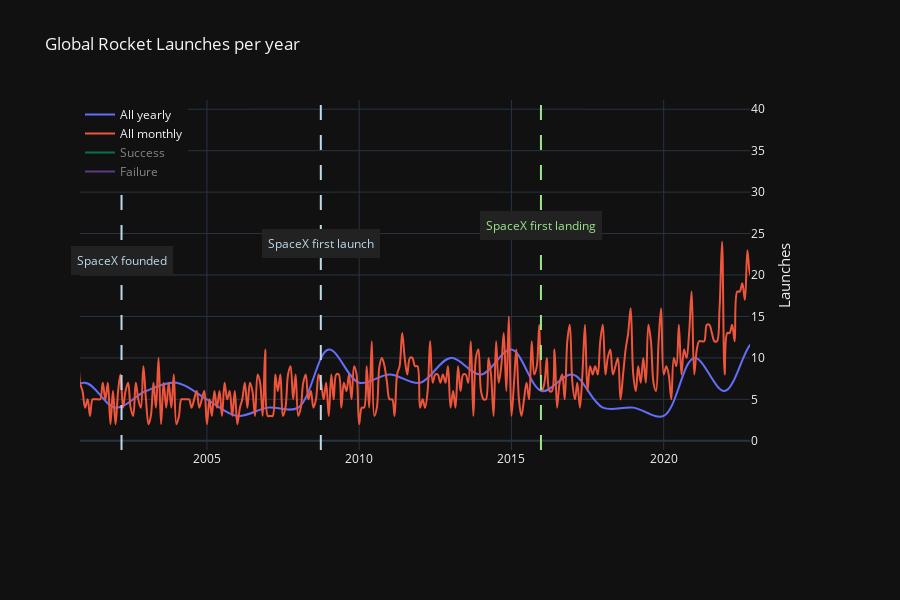

The cell this chart's notebook holds for it:
### Code cell
passive_color = '#bed9ec'
success_color = '#9ce68a'
annotation_bgcolor = '#222'

annotation_style = {'bgcolor': annotation_bgcolor, 'bordercolor': annotation_bgcolor, 'borderwidth': 5}

x_value = launches_per_year['year']
x_value_months = launches_per_month['year_month']

fig = go.Figure(
  layout={
    'template': 'plotly_dark',
    'title': 'Global Rocket Launches per year',
    'height': 600,
    'margin_b': 150,
    'margin_r': 150,
    'xaxis_range': ['2000-11','2022-11'],
    'yaxis': {
      'side': 'right',
      'title': 'Launches',
      'title_font_color': '#ececec',
      'title_font_size': 15,
    },
    'legend_x': 0,
  }
)

fig.add_trace(go.Scatter(
  name='All yearly',
  x=x_value,
  y=launches_per_month['new'],
  line_shape='spline'
))

fig.add_trace(go.Scatter(
  name='All monthly',
  x=x_value_months,
  y=launches_per_month['new'],
  line_shape='spline'
))

fig.add_trace(go.Scatter(
  name='Success',
  x=x_value,
  y=launches_per_month['new_success'],
  line_shape='spline',
  visible='legendonly'
))

fig.add_trace(go.Scatter(
  name='Failure',
  x=x_value,
  y=launches_per_month['new_failure'],
  line_shape='spline',
  visible='legendonly'
))

fig.add_vline(
  x=spaceX_founding.timestamp() * 1000,
  annotation={'text': 'SpaceX founded', 'font_color': passive_color, 'y': 0.5, **annotation_style},
  annotation_position='top',
  line={'dash': 'longdash', 'color': passive_color}
)
fig.add_vline(
  spaceX_first_launch.timestamp() * 1000,
  annotation={'text': 'SpaceX first launch', 'font_color': passive_color, 'y': 0.55, **annotation_style},
  annotation_position='top',
  line={'dash': 'longdash', 'color': passive_color}
)
fig.add_vline(
  spaceX_first_landing.timestamp() * 1000,
  annotation={'text': 'SpaceX first landing', 'font_color': success_color, 'y': 0.6, **annotation_style},
  annotation_position='top',
  line={'dash': 'longdash', 'color': success_color}
)

fig.show()

### Figure 1 — Plotly figure (JSON) as saved in the notebook; plotly's stock layout.template omitted (floating-point values rounded to 4 significant figures; data arrays with more than 128 entries replaced by an {"elided": "..."} marker saying what was removed)
{"data": [{"line": {"shape": "spline"}, "name": "All yearly", "type": "scatter", "x": ["1957-01-01T00:00:00", "1958-01-01T00:00:00", "1959-01-01T00:00:00", "1960-01-01T00:00:00", "1961-01-01T00:00:00", "1962-01-01T00:00:00", "1963-01-01T00:00:00", "1964-01-01T00:00:00", "1965-01-01T00:00:00", "1966-01-01T00:00:00", "1967-01-01T00:00:00", "1968-01-01T00:00:00", "1969-01-01T00:00:00", "1970-01-01T00:00:00", "1971-01-01T00:00:00", "1972-01-01T00:00:00", "1973-01-01T00:00:00", "1974-01-01T00:00:00", "1975-01-01T00:00:00", "1976-01-01T00:00:00", "1977-01-01T00:00:00", "1978-01-01T00:00:00", "1979-01-01T00:00:00", "1980-01-01T00:00:00", "1981-01-01T00:00:00", "1982-01-01T00:00:00", "1983-01-01T00:00:00", "1984-01-01T00:00:00", "1985-01-01T00:00:00", "1986-01-01T00:00:00", "1987-01-01T00:00:00", "1988-01-01T00:00:00", "1989-01-01T00:00:00", "1990-01-01T00:00:00", "1991-01-01T00:00:00", "1992-01-01T00:00:00", "1993-01-01T00:00:00", "1994-01-01T00:00:00", "1995-01-01T00:00:00", "1996-01-01T00:00:00", "1997-01-01T00:00:00", "1998-01-01T00:00:00", "1999-01-01T00:00:00", "2000-01-01T00:00:00", "2001-01-01T00:00:00", "2002-01-01T00:00:00", "2003-01-01T00:00:00", "2004-01-01T00:00:00", "2005-01-01T00:00:00", "2006-01-01T00:00:00", "2007-01-01T00:00:00", "2008-01-01T00:00:00", "2009-01-01T00:00:00", "2010-01-01T00:00:00", "2011-01-01T00:00:00", "2012-01-01T00:00:00", "2013-01-01T00:00:00", "2014-01-01T00:00:00", "2015-01-01T00:00:00", "2016-01-01T00:00:00", "2017-01-01T00:00:00", "2018-01-01T00:00:00", "2019-01-01T00:00:00", "2020-01-01T00:00:00", "2021-01-01T00:00:00", "2022-01-01T00:00:00", "2023-01-01T00:00:00", "2024-01-01T00:00:00", "2025-01-01T00:00:00", "2026-01-01T00:00:00", "2027-01-01T00:00:00", "2028-01-01T00:00:00", "2029-01-01T00:00:00", "2030-01-01T00:00:00", "2031-01-01T00:00:00", "2032-01-01T00:00:00", "2034-01-01T00:00:00", "2038-01-01T00:00:00", "2039-01-01T00:00:00", "2042-01-01T00:00:00"], "y": {"elided": "828 int values"}}, {"line": {"shape": "spline"}, "name": "All monthly", "type": "scatter", "x": {"elided": "828 str values"}, "y": {"elided": "828 int values"}}, {"line": {"shape": "spline"}, "name": "Success", "type": "scatter", "visible": "legendonly", "x": ["1957-01-01T00:00:00", "1958-01-01T00:00:00", "1959-01-01T00:00:00", "1960-01-01T00:00:00", "1961-01-01T00:00:00", "1962-01-01T00:00:00", "1963-01-01T00:00:00", "1964-01-01T00:00:00", "1965-01-01T00:00:00", "1966-01-01T00:00:00", "1967-01-01T00:00:00", "1968-01-01T00:00:00", "1969-01-01T00:00:00", "1970-01-01T00:00:00", "1971-01-01T00:00:00", "1972-01-01T00:00:00", "1973-01-01T00:00:00", "1974-01-01T00:00:00", "1975-01-01T00:00:00", "1976-01-01T00:00:00", "1977-01-01T00:00:00", "1978-01-01T00:00:00", "1979-01-01T00:00:00", "1980-01-01T00:00:00", "1981-01-01T00:00:00", "1982-01-01T00:00:00", "1983-01-01T00:00:00", "1984-01-01T00:00:00", "1985-01-01T00:00:00", "1986-01-01T00:00:00", "1987-01-01T00:00:00", "1988-01-01T00:00:00", "1989-01-01T00:00:00", "1990-01-01T00:00:00", "1991-01-01T00:00:00", "1992-01-01T00:00:00", "1993-01-01T00:00:00", "1994-01-01T00:00:00", "1995-01-01T00:00:00", "1996-01-01T00:00:00", "1997-01-01T00:00:00", "1998-01-01T00:00:00", "1999-01-01T00:00:00", "2000-01-01T00:00:00", "2001-01-01T00:00:00", "2002-01-01T00:00:00", "2003-01-01T00:00:00", "2004-01-01T00:00:00", "2005-01-01T00:00:00", "2006-01-01T00:00:00", "2007-01-01T00:00:00", "2008-01-01T00:00:00", "2009-01-01T00:00:00", "2010-01-01T00:00:00", "2011-01-01T00:00:00", "2012-01-01T00:00:00", "2013-01-01T00:00:00", "2014-01-01T00:00:00", "2015-01-01T00:00:00", "2016-01-01T00:00:00", "2017-01-01T00:00:00", "2018-01-01T00:00:00", "2019-01-01T00:00:00", "2020-01-01T00:00:00", "2021-01-01T00:00:00", "2022-01-01T00:00:00", "2023-01-01T00:00:00", "2024-01-01T00:00:00", "2025-01-01T00:00:00", "2026-01-01T00:00:00", "2027-01-01T00:00:00", "2028-01-01T00:00:00", "2029-01-01T00:00:00", "2030-01-01T00:00:00", "2031-01-01T00:00:00", "2032-01-01T00:00:00", "2034-01-01T00:00:00", "2038-01-01T00:00:00", "2039-01-01T00:00:00", "2042-01-01T00:00:00"], "y": {"elided": "828 int values"}}, {"line": {"shape": "spline"}, "name": "Failure", "type": "scatter", "visible": "legendonly", "x": ["1957-01-01T00:00:00", "1958-01-01T00:00:00", "1959-01-01T00:00:00", "1960-01-01T00:00:00", "1961-01-01T00:00:00", "1962-01-01T00:00:00", "1963-01-01T00:00:00", "1964-01-01T00:00:00", "1965-01-01T00:00:00", "1966-01-01T00:00:00", "1967-01-01T00:00:00", "1968-01-01T00:00:00", "1969-01-01T00:00:00", "1970-01-01T00:00:00", "1971-01-01T00:00:00", "1972-01-01T00:00:00", "1973-01-01T00:00:00", "1974-01-01T00:00:00", "1975-01-01T00:00:00", "1976-01-01T00:00:00", "1977-01-01T00:00:00", "1978-01-01T00:00:00", "1979-01-01T00:00:00", "1980-01-01T00:00:00", "1981-01-01T00:00:00", "1982-01-01T00:00:00", "1983-01-01T00:00:00", "1984-01-01T00:00:00", "1985-01-01T00:00:00", "1986-01-01T00:00:00", "1987-01-01T00:00:00", "1988-01-01T00:00:00", "1989-01-01T00:00:00", "1990-01-01T00:00:00", "1991-01-01T00:00:00", "1992-01-01T00:00:00", "1993-01-01T00:00:00", "1994-01-01T00:00:00", "1995-01-01T00:00:00", "1996-01-01T00:00:00", "1997-01-01T00:00:00", "1998-01-01T00:00:00", "1999-01-01T00:00:00", "2000-01-01T00:00:00", "2001-01-01T00:00:00", "2002-01-01T00:00:00", "2003-01-01T00:00:00", "2004-01-01T00:00:00", "2005-01-01T00:00:00", "2006-01-01T00:00:00", "2007-01-01T00:00:00", "2008-01-01T00:00:00", "2009-01-01T00:00:00", "2010-01-01T00:00:00", "2011-01-01T00:00:00", "2012-01-01T00:00:00", "2013-01-01T00:00:00", "2014-01-01T00:00:00", "2015-01-01T00:00:00", "2016-01-01T00:00:00", "2017-01-01T00:00:00", "2018-01-01T00:00:00", "2019-01-01T00:00:00", "2020-01-01T00:00:00", "2021-01-01T00:00:00", "2022-01-01T00:00:00", "2023-01-01T00:00:00", "2024-01-01T00:00:00", "2025-01-01T00:00:00", "2026-01-01T00:00:00", "2027-01-01T00:00:00", "2028-01-01T00:00:00", "2029-01-01T00:00:00", "2030-01-01T00:00:00", "2031-01-01T00:00:00", "2032-01-01T00:00:00", "2034-01-01T00:00:00", "2038-01-01T00:00:00", "2039-01-01T00:00:00", "2042-01-01T00:00:00"], "y": {"elided": "828 int values"}}], "layout": {"annotations": [{"bgcolor": "#222", "bordercolor": "#222", "borderwidth": 5, "font": {"color": "#bed9ec"}, "showarrow": false, "text": "SpaceX founded", "x": 1016060400000, "xanchor": "center", "xref": "x", "y": 0.5, "yanchor": "bottom", "yref": "y domain"}, {"bgcolor": "#222", "bordercolor": "#222", "borderwidth": 5, "font": {"color": "#bed9ec"}, "showarrow": false, "text": "SpaceX first launch", "x": 1222552800000, "xanchor": "center", "xref": "x", "y": 0.55, "yanchor": "bottom", "yref": "y domain"}, {"bgcolor": "#222", "bordercolor": "#222", "borderwidth": 5, "font": {"color": "#9ce68a"}, "showarrow": false, "text": "SpaceX first landing", "x": 1450652400000, "xanchor": "center", "xref": "x", "y": 0.6, "yanchor": "bottom", "yref": "y domain"}], "height": 600, "legend": {"x": 0}, "margin": {"b": 150, "r": 150}, "shapes": [{"line": {"color": "#bed9ec", "dash": "longdash"}, "type": "line", "x0": 1016060400000, "x1": 1016060400000, "xref": "x", "y0": 0, "y1": 1, "yref": "y domain"}, {"line": {"color": "#bed9ec", "dash": "longdash"}, "type": "line", "x0": 1222552800000, "x1": 1222552800000, "xref": "x", "y0": 0, "y1": 1, "yref": "y domain"}, {"line": {"color": "#9ce68a", "dash": "longdash"}, "type": "line", "x0": 1450652400000, "x1": 1450652400000, "xref": "x", "y0": 0, "y1": 1, "yref": "y domain"}], "title": {"text": "Global Rocket Launches per year"}, "xaxis": {"range": ["2000-11", "2022-11"]}, "yaxis": {"side": "right", "title": {"font": {"color": "#ececec", "size": 15}, "text": "Launches"}}}}
